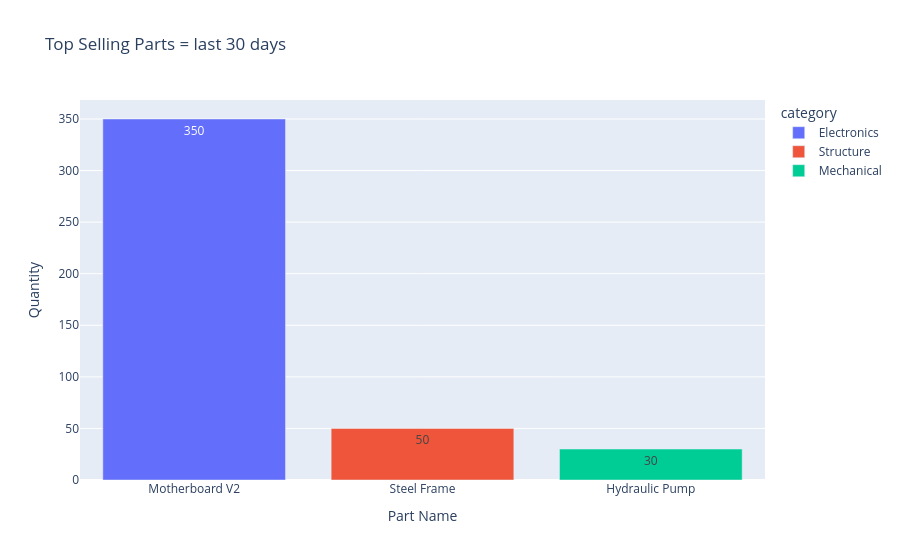

Notebook code for this chart:
### Markdown cell above
## Supply Chain Analysis - Top Selling in last 30 days

### Code cell
fig_top_selling_30 = px.bar(
    top_selling_report_30_days,
    x='part_name',
    y='quantity',
    color='category',
    title='Top Selling Parts = last 30 days',
    labels={'part_name': 'Part Name', 'quantity': 'Quantity'},
    text_auto=True,
    hover_data=['category', 'quantity']
)

fig_top_selling_30.update_layout()
fig_top_selling_30.show()

### Figure 1 — Plotly figure (JSON) as saved in the notebook; plotly's stock layout.template omitted (floating-point values rounded to 4 significant figures)
{"data": [{"customdata": [["Electronics"]], "hovertemplate": "category=%{customdata[0]}<br>Part Name=%{x}<br>Quantity=%{y}<extra></extra>", "legendgroup": "Electronics", "marker": {"color": "#636efa", "pattern": {"shape": ""}}, "name": "Electronics", "orientation": "v", "showlegend": true, "textposition": "auto", "texttemplate": "%{y}", "type": "bar", "x": ["Motherboard V2"], "xaxis": "x", "y": [350], "yaxis": "y"}, {"customdata": [["Structure"]], "hovertemplate": "category=%{customdata[0]}<br>Part Name=%{x}<br>Quantity=%{y}<extra></extra>", "legendgroup": "Structure", "marker": {"color": "#EF553B", "pattern": {"shape": ""}}, "name": "Structure", "orientation": "v", "showlegend": true, "textposition": "auto", "texttemplate": "%{y}", "type": "bar", "x": ["Steel Frame"], "xaxis": "x", "y": [50], "yaxis": "y"}, {"customdata": [["Mechanical"]], "hovertemplate": "category=%{customdata[0]}<br>Part Name=%{x}<br>Quantity=%{y}<extra></extra>", "legendgroup": "Mechanical", "marker": {"color": "#00cc96", "pattern": {"shape": ""}}, "name": "Mechanical", "orientation": "v", "showlegend": true, "textposition": "auto", "texttemplate": "%{y}", "type": "bar", "x": ["Hydraulic Pump"], "xaxis": "x", "y": [30], "yaxis": "y"}], "layout": {"barmode": "relative", "legend": {"title": {"text": "category"}, "tracegroupgap": 0}, "title": {"text": "Top Selling Parts = last 30 days"}, "xaxis": {"anchor": "y", "domain": [0, 1], "title": {"text": "Part Name"}}, "yaxis": {"anchor": "x", "domain": [0, 1], "title": {"text": "Quantity"}}}}
